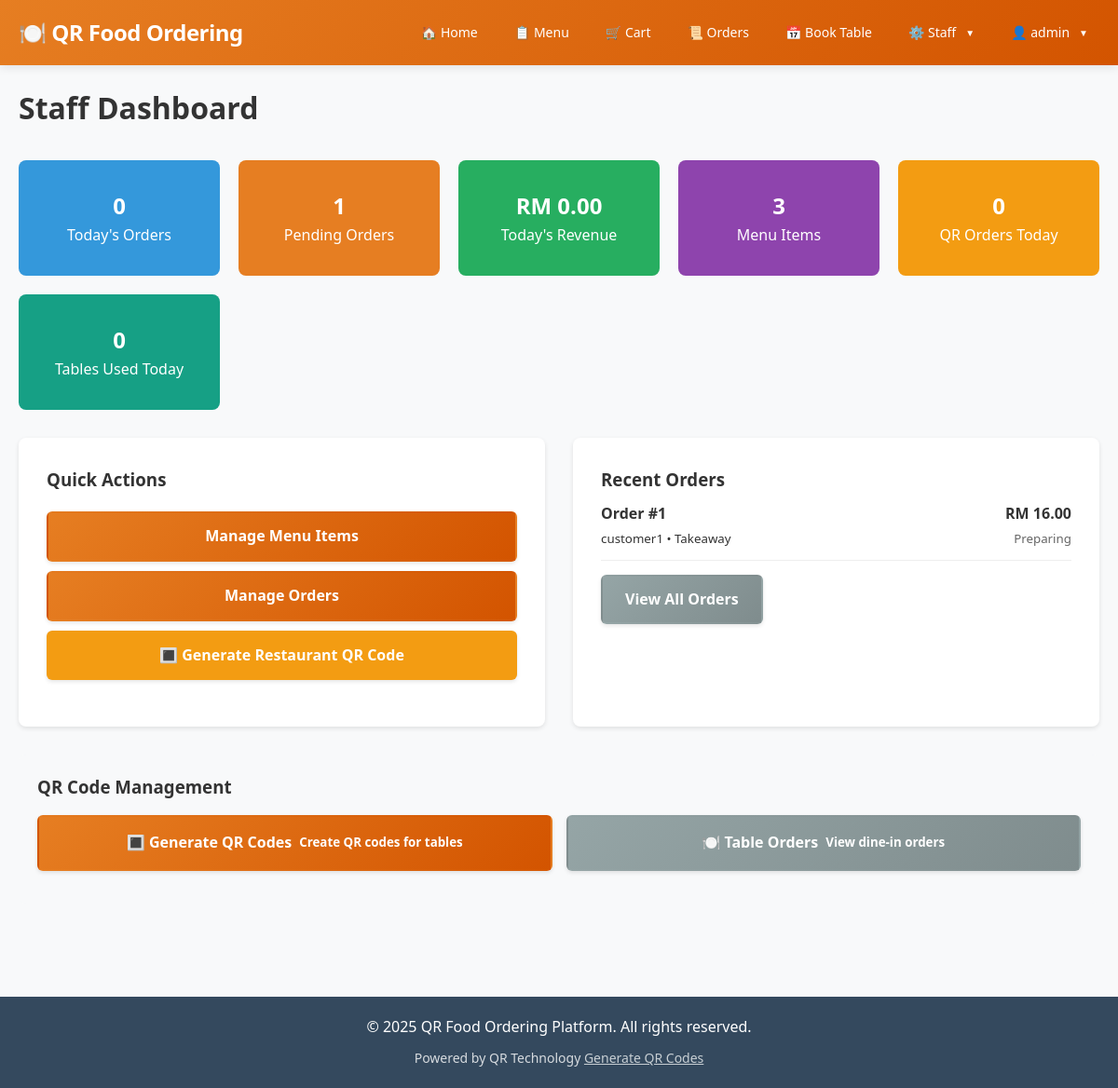
The app's page /staff/dashboard.php (signed in), older data.
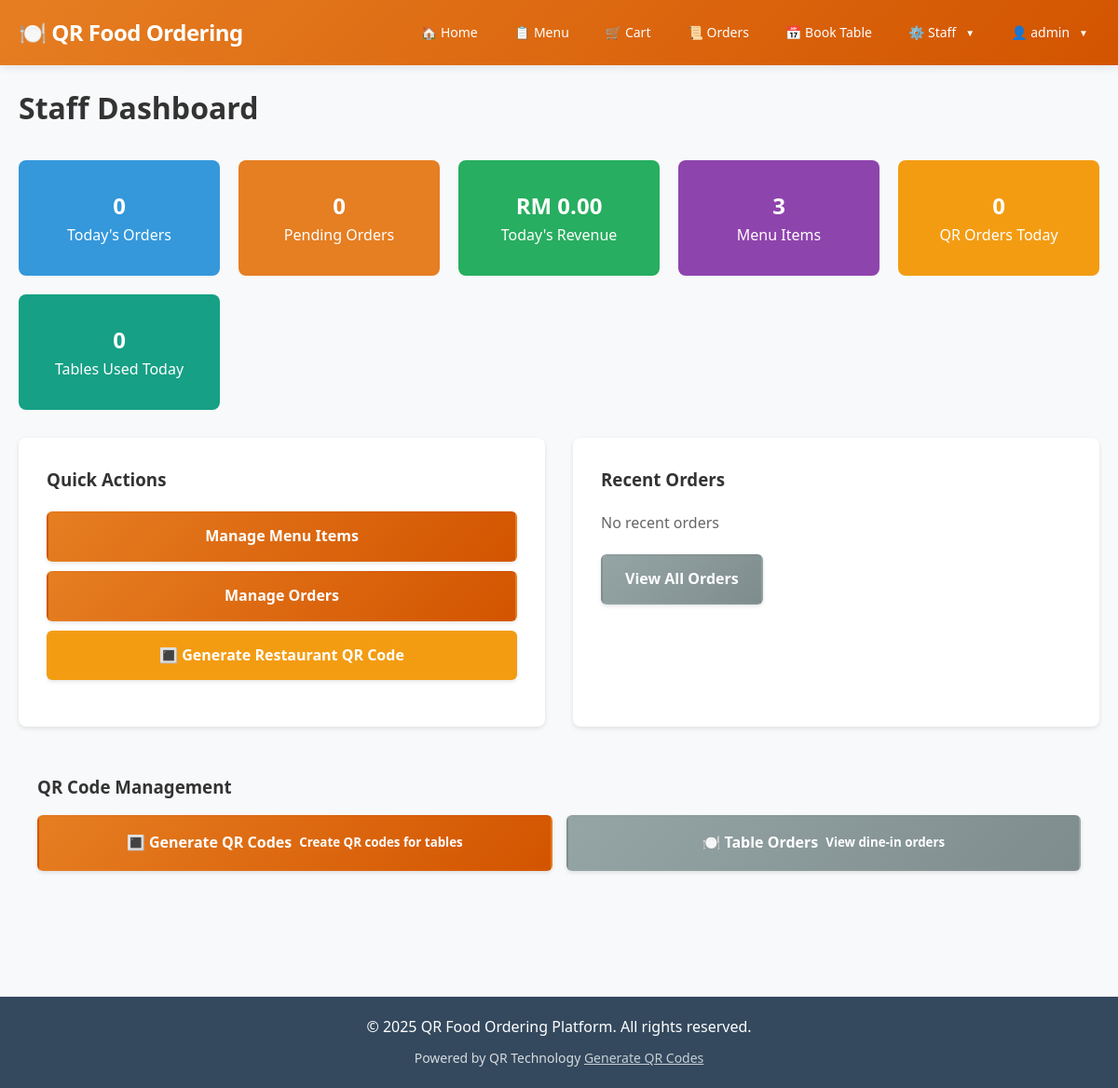
The same page, newer data.
### tables this page shows
CREATE TABLE `orders` (
  `id` int(11) NOT NULL,
  `user_id` int(11) DEFAULT NULL,
  `customer_name` VARCHAR(100) NULL,
  `customer_phone` VARCHAR(20) NULL,
  `order_type` enum('dine-in','takeaway') NOT NULL,
  `table_number` int(11) DEFAULT NULL,
  `total_amount` decimal(10,2) NOT NULL,
  `status` enum('pending','confirmed','preparing','ready','completed') DEFAULT 'pending',
  `created_at` timestamp NOT NULL DEFAULT current_timestamp()
);

CREATE TABLE `users` (
  `id` int(11) NOT NULL,
  `username` varchar(50) NOT NULL,
  `email` varchar(100) NOT NULL,
  `password` varchar(255) NOT NULL,
  `role` enum('customer','staff') DEFAULT 'customer',
  `created_at` timestamp NOT NULL DEFAULT current_timestamp()
);

### staff/dashboard.php (the view, shortened to what the changed rows need)
<?php
require_once '../config/database.php';
$stmt = $pdo->query("SELECT COUNT(*) FROM orders WHERE DATE(created_at) = CURDATE()");
$today_orders = $stmt->fetchColumn();
$stmt = $pdo->query("SELECT COUNT(*) FROM orders WHERE status IN ('pending', 'confirmed', 'preparing')");
$pending_orders = $stmt->fetchColumn();
$stmt = $pdo->query("SELECT SUM(total_amount) FROM orders WHERE DATE(created_at) = CURDATE()");
$today_revenue = $stmt->fetchColumn() ?: 0;
$stmt = $pdo->query("SELECT COUNT(*) FROM menu_items");
$total_items = $stmt->fetchColumn();
$stmt = $pdo->query("SELECT COUNT(DISTINCT table_number) FROM orders WHERE table_number IS NOT NULL AND DATE(created_at) = CURDATE()");
$qr_orders_today = $stmt->fetchColumn();
$stmt = $pdo->query("SELECT COUNT(*) FROM orders WHERE table_number IS NOT NULL AND DATE(created_at) = CURDATE()");
$total_qr_orders = $stmt->fetchColumn();
include '../includes/header.php';
?>
<h1>Staff Dashboard</h1>
<div style="display: grid; grid-template-columns: repeat(auto-fit, minmax(200px, 1fr)); gap: 20px; margin: 30px 0;">
    <div style="background: #3498db; color: white; padding: 30px; border-radius: 8px; text-align: center;">
        <h2><?php echo $today_orders; ?></h2>
    </div>
    <div style="background: #e67e22; color: white; padding: 30px; border-radius: 8px; text-align: center;">
        <h2><?php echo $pending_orders; ?></h2>
        <p>Pending Orders</p>
    </div>
    <div style="background: #27ae60; color: white; padding: 30px; border-radius: 8px; text-align: center;">
        <h2>RM <?php echo number_format($today_revenue, 2); ?></h2>
    </div>
    <div style="background: #8e44ad; color: white; padding: 30px; border-radius: 8px; text-align: center;">
        <h2><?php echo $total_items; ?></h2>
    </div>
    <div style="background: #f39c12; color: white; padding: 30px; border-radius: 8px; text-align: center;">
        <h2><?php echo $total_qr_orders; ?></h2>
    </div>
    <div style="background: #16a085; color: white; padding: 30px; border-radius: 8px; text-align: center;">
        <h2><?php echo $qr_orders_today; ?></h2>
    </div>
</div>
<div style="display: grid; grid-template-columns: 1fr 1fr; gap: 30px; margin: 30px 0;">
    <div style="background: white; padding: 30px; border-radius: 8px; box-shadow: 0 2px 5px rgba(0,0,0,0.1);">
        <h3>Recent Orders</h3>
        <?php
        $stmt = $pdo->query("
            SELECT o.id, o.order_type, o.table_number, o.total_amount, o.status, o.created_at, u.username
            FROM orders o
            JOIN users u ON o.user_id = u.id
            ORDER BY o.created_at DESC
            LIMIT 5
        ");
        $recent_orders = $stmt->fetchAll();
        ?>
        <?php if (empty($recent_orders)): ?>
            <p style="color: #666; margin: 20px 0;">No recent orders</p>
        <?php else: ?>
            <?php foreach ($recent_orders as $order): ?>
                <div style="padding: 10px 0; border-bottom: 1px solid #eee;">
                    <div style="display: flex; justify-content: space-between;">
                        <div>
                            <strong>Order #<?php echo $order['id']; ?></strong>
                            <br>
                            <small><?php echo $order['username']; ?> • <?php echo ucfirst($order['order_type']); ?></small>
                        </div>
                        <div style="text-align: right;">
                            <strong>RM <?php echo number_format($order['total_amount'], 2); ?></strong><br>
                            <small style="color: #666;"><?php echo ucfirst($order['status']); ?></small>
                        </div>
                    </div>
                </div>
            <?php endforeach; ?>
        <?php endif; ?>
        <div style="margin-top: 15px;">
            <a href="manage_orders.php" class="btn btn-secondary">View All Orders</a>
        </div>
    </div>
</div>
<?php include '../includes/footer.php'; ?>

Row changes from the older to the newer data that the page shows:
removed orders: id "1", user.username "customer1", order_type "Takeaway", total_amount "16.00", status "Preparing"
Text that changed along with them:
$pending_orders: "1" → "0"
text now shown: "No recent orders"
